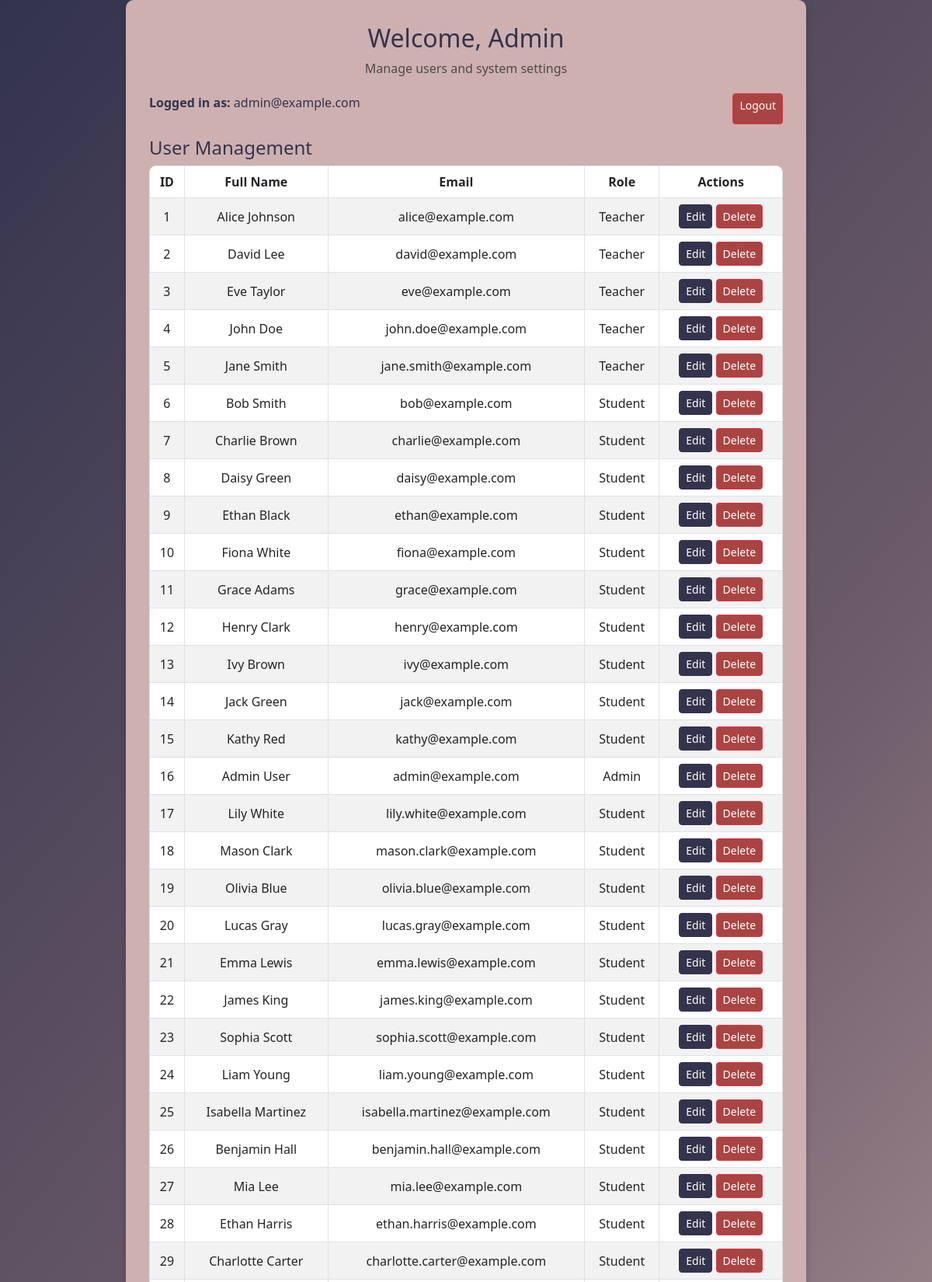
Screenshot of /admin/index.php (signed in, upper part) with the database file from the repository.
### tables this page shows
CREATE TABLE IF NOT EXISTS user (
  id INT NOT NULL AUTO_INCREMENT,
  fullname VARCHAR(200) NOT NULL,
  email VARCHAR(200) NOT NULL,
  class VARCHAR(10) NOT NULL,
  role ENUM('teacher', 'student', 'admin') NOT NULL,
  PRIMARY KEY (id)
);

### admin/index.php (the view, shortened to what this page needs)
<?php
require_once('C:\xampp\htdocs\attendance-roster\config.php');
$user_email = $_SESSION["email"];
$sql = "SELECT id, fullname, email, role FROM user";
$result = $conn->query($sql);
?>
<!DOCTYPE html>
<html lang="en">
<head>
    <link href="https://cdn.jsdelivr.net/npm/bootstrap@5.3.0/dist/css/bootstrap.min.css" rel="stylesheet">
    <link rel="stylesheet" href="styles.css?v=1.0">
</head>
<body>
    <div class="container">
        <div class="login-container">
            <div class="login-header">
                <h2>Welcome, Admin</h2>
                <p class="text-muted">Manage users and system settings</p>
            </div>
            <div class="d-flex justify-content-between mb-3">
                <p><strong>Logged in as:</strong> <?php echo htmlspecialchars($user_email); ?></p>
                <a href="/attendance-roster/admin/logout.php" class="btn btn-danger btn-sm">Logout</a>
            </div>
            <h4>User Management</h4>
            <?php if ($result->num_rows > 0): ?>
                <table class="table table-bordered table-striped">
                    <thead>
                        <tr>
                            <th>ID</th>
                            <th>Full Name</th>
                            <th>Email</th>
                            <th>Role</th>
                            <th>Actions</th>
                        </tr>
                    </thead>
                    <tbody>
                        <?php while ($row = $result->fetch_assoc()): ?>
                            <tr>
                                <td><?php echo $row['id']; ?></td>
                                <td><?php echo htmlspecialchars($row['fullname']); ?></td>
                                <td><?php echo htmlspecialchars($row['email']); ?></td>
                                <td><?php echo ucfirst($row['role']); ?></td>
                                <td>
                                    <a href="/attendance-roster/admin/edit_user.php?id=<?php echo $row['id']; ?>" class="btn btn-sm btn-primary">Edit</a>
                                    <a href="/attendance-roster/admin/delete_user.php?id=<?php echo $row['id']; ?>" class="btn btn-sm btn-danger">Delete</a>
                                </td>
                            </tr>
                        <?php endwhile; ?>
                    </tbody>
                </table>
            <?php else: ?>
                <p>No users found.</p>
            <?php endif; ?>
        </div>
    </div>
</body>
</html>

### admin/styles.css (style rules this page uses)
:root { --primary-dark: #33334d; --primary-mauve: #6d5c6a; --accent-pink: #ceb0b0; }
body { background: linear-gradient(130deg, var(--primary-dark), var(--primary-mauve), var(--accent-pink)); color: var(--primary-dark); min-height: 100vh; display: flex; justify-content: center; align-items: center; margin: 0; }
.container { max-width: 900px; width: 100%; }
.login-container { background: var(--accent-pink); padding: 30px; border-radius: 10px; box-shadow: 0 4px 8px rgba(0, 0, 0, 0.2); }
.login-header { text-align: center; margin-bottom: 20px; }
h2, h4 { color: var(--primary-dark); }
.table { background: #fff; color: var(--primary-dark); border-radius: 10px; overflow: hidden; }
th, td { text-align: center; vertical-align: middle; }
.btn-primary { background-color: var(--primary-dark); border-color: var(--primary-dark); }
.btn-danger { background-color: #a94442; }

### rows the page displays
user: id "1", fullname "Alice Johnson", email "alice@example.com", role "Teacher"
user: id "2", fullname "David Lee", email "david@example.com", role "Teacher"
user: id "3", fullname "Eve Taylor", email "eve@example.com", role "Teacher"
user: id "4", fullname "John Doe", email "john.doe@example.com", role "Teacher"
user: id "5", fullname "Jane Smith", email "jane.smith@example.com", role "Teacher"
user: id "6", fullname "Bob Smith", email "bob@example.com", role "Student"
user: id "7", fullname "Charlie Brown", email "charlie@example.com", role "Student"
user: id "8", fullname "Daisy Green", email "daisy@example.com", role "Student"
user: id "9", fullname "Ethan Black", email "ethan@example.com", role "Student"
user: id "10", fullname "Fiona White", email "fiona@example.com", role "Student"
user: id "11", fullname "Grace Adams", email "grace@example.com", role "Student"
user: id "12", fullname "Henry Clark", email "henry@example.com", role "Student"
user: id "13", fullname "Ivy Brown", email "ivy@example.com", role "Student"
user: id "14", fullname "Jack Green", email "jack@example.com", role "Student"
user: id "15", fullname "Kathy Red", email "kathy@example.com", role "Student"
user: id "16", fullname "Admin User", email "admin@example.com", role "Admin"
user: id "17", fullname "Lily White", email "lily.white@example.com", role "Student"
user: id "18", fullname "Mason Clark", email "mason.clark@example.com", role "Student"
user: id "19", fullname "Olivia Blue", email "olivia.blue@example.com", role "Student"
user: id "20", fullname "Lucas Gray", email "lucas.gray@example.com", role "Student"
user: id "21", fullname "Emma Lewis", email "emma.lewis@example.com", role "Student"
user: id "22", fullname "James King", email "james.king@example.com", role "Student"
user: id "23", fullname "Sophia Scott", email "sophia.scott@example.com", role "Student"
user: id "24", fullname "Liam Young", email "liam.young@example.com", role "Student"
user: id "25", fullname "Isabella Martinez", email "isabella.martinez@example.com", role "Student"
user: id "26", fullname "Benjamin Hall", email "benjamin.hall@example.com", role "Student"
user: id "27", fullname "Mia Lee", email "mia.lee@example.com", role "Student"
user: id "28", fullname "Ethan Harris", email "ethan.harris@example.com", role "Student"
user: id "29", fullname "Charlotte Carter", email "charlotte.carter@example.com", role "Student"

### other values shown
$user_email "admin@example.com"
